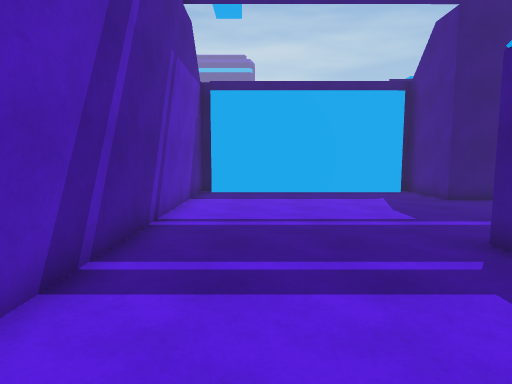
[1] (above)

12 first-person views from a walk through a Unity game level. The camera is 1.5 m above the floor, tilts 6° down and sees 75° across. Doors are open. The floor is counted in squares, 1 m on a side. Each view is taken from the middle of a square. On the plan, view 1 faces up. The plan holds only what a view shows up to about 15 squares ahead; the rest is blank. The place goes on beyond the plan.

[2]
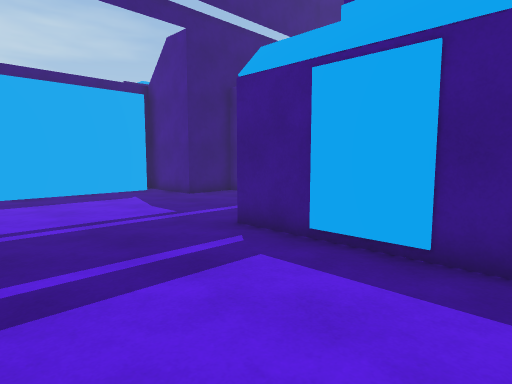

[3]
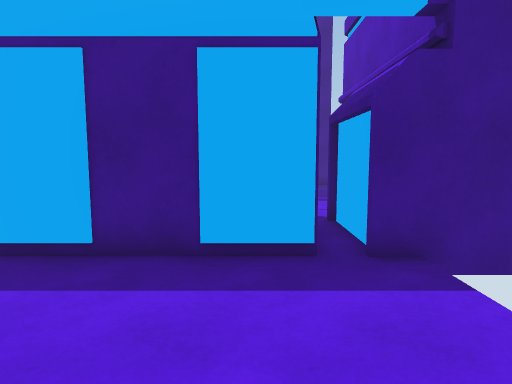

[4]
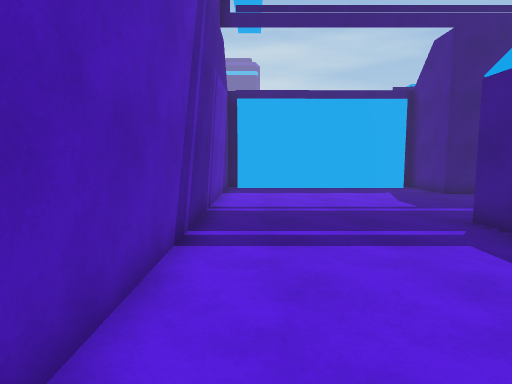

[5]
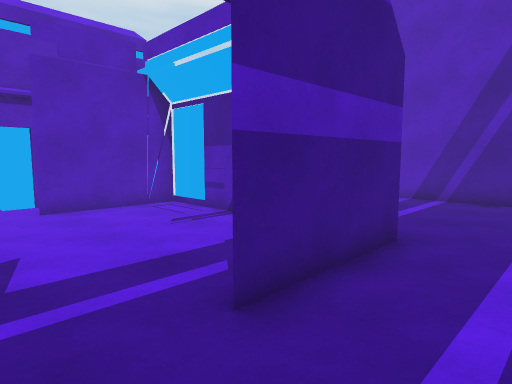

[6]
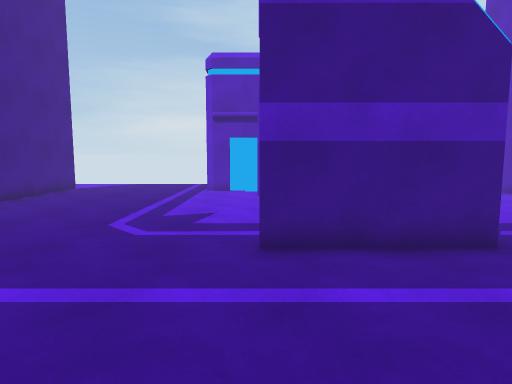

[7]
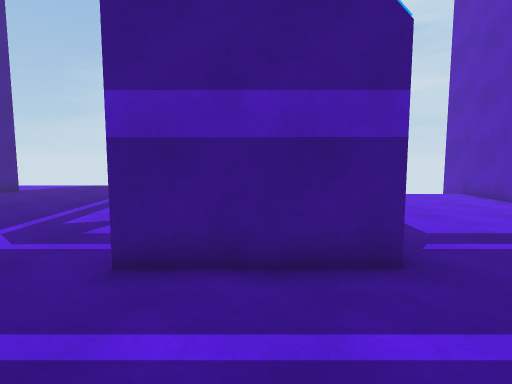

[8]
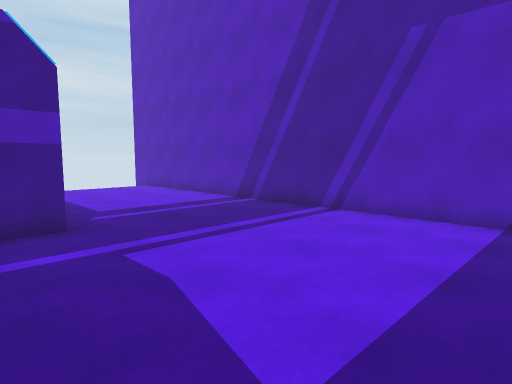

[9]
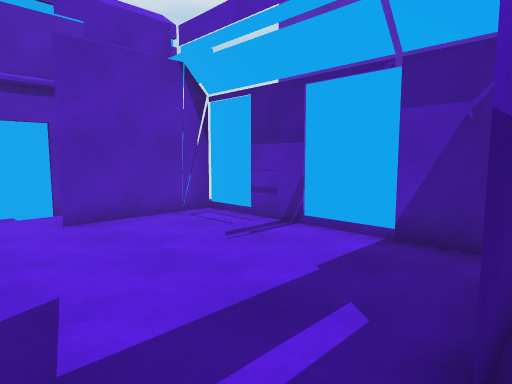

[10]
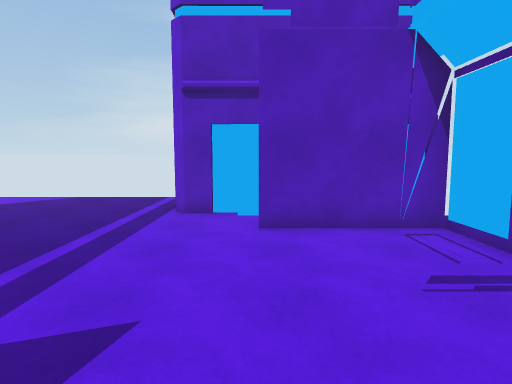

[11]
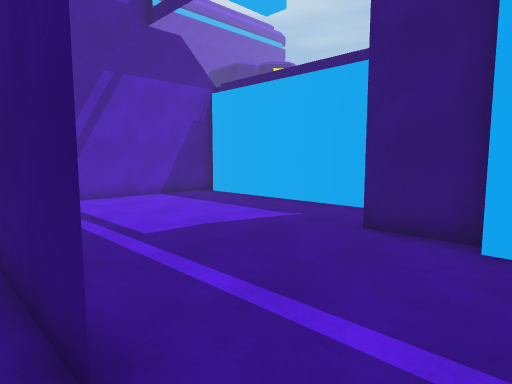

[12]
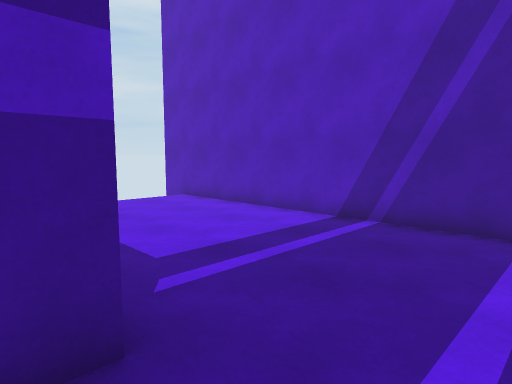

### Floor plan
Key: @ floor where view 1 was taken; # wall or solid block; . floor; D open door; B building; O other object.
Columns run from 2 left of view 1 to 10 right of it. Each row starts with its distance up from view 1.
 15 D
 14 #########O
 13 O........O
 12 O........OO#
 11 O..........#
 10 O...........
  9 O............
  8 O............
  7 O............
  6 O.....#####..
  5 O.....#......
  4 O.....B......
  3 O.....#......
  2 O.....B......
  1 O.....#......
  0 O.@...B......
 -1 O.....#......
 -2 O.....#####..
 -3 O.....####...
 -4 O     BBBBB##
 -5 O     B

Where each view was taken, in squares from view 1:
view 1: 0 up, 0 right, facing up
view 2: 0 up, 1 left, facing up-right
view 3: 1 down, 1 left, facing right
view 4: 2 down, 1 left, facing up
view 5: 8 up, 10 right, facing down-left
view 6: 11 up, 8 right, facing down
view 7: 10 up, 6 right, facing down
view 8: 13 up, 6 right, facing down-left
view 9: 6 up, 10 right, facing down-left
view 10: 5 up, 8 right, facing down
view 11: 5 up, 10 right, facing up-left
view 12: 8 up, 5 right, facing down-left
